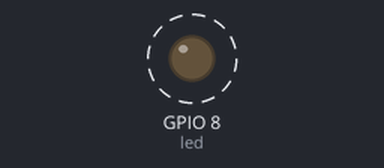
Recording of a program running on a simulated ESP32 board running MicroPython. On the bench: output pins drawn as LEDs (lit = HIGH). Dashed ring = blinking.

Above: at 0.05 s.
Timing chart, 0 to 3.0 s (numbered marks = the images above):
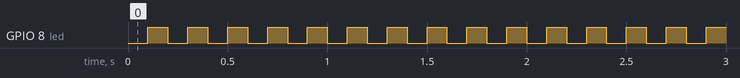

The program:

timer_clignottement_LED.py
```python
from machine import Pin, Timer

def blink(t):            # t=numéro de timer
    val = led.value()
    led.value(not val)

led = Pin(8, Pin.OUT)
tim = Timer(0, period=500, callback=blink)

# pour changer la période
tim.deinit()
tim = Timer(0, period=100, callback=blink)
```

Measured:
- by itself, GPIO 8 (led): alternates HIGH for 0.10 s and LOW for 0.10 s
